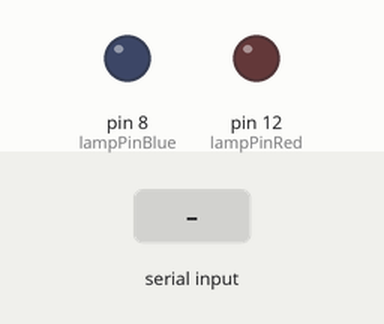
This sketch was run on a simulated Arduino Uno, built with avr-gcc and run on an emulated ATmega328P. Shown: output pins drawn as LEDs (lit = HIGH). The test bench sets the inputs (shaded band).

Above: at 1.2 s.
1.3 s: "ONRED\n" received over Serial
At 2.3 s:
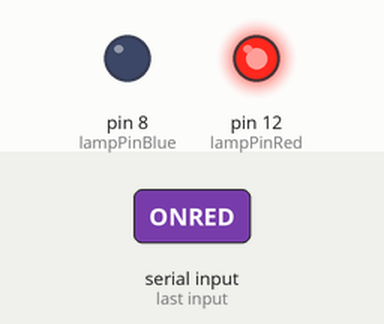
2.8 s: "ONBLUE\n" received over Serial
At 3.5 s:
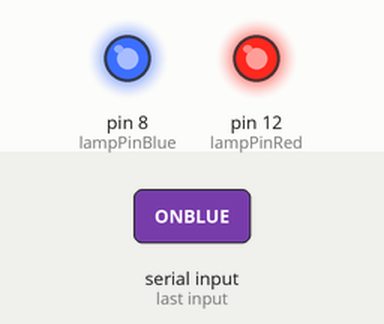
4.3 s: "OFFRED\n" received over Serial
At 4.6 s:
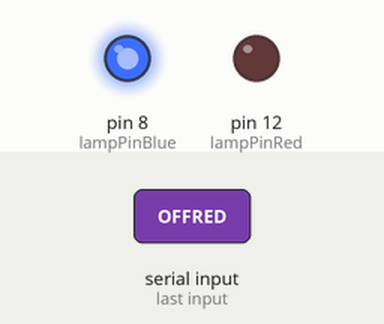
5.8 s: "OFFBLUE\n" received over Serial
At 7.0 s:
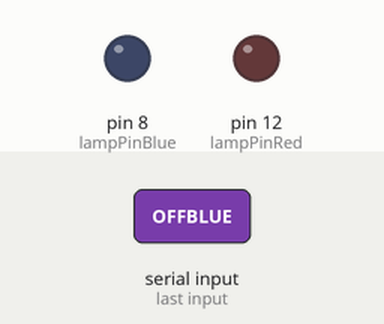
Timing chart, 0 to 8.3 s (numbered marks = the images above; inputs shaded):
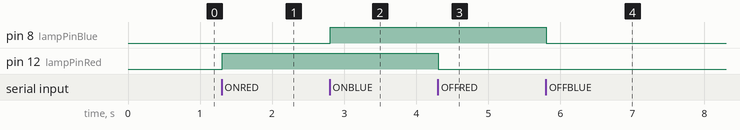

Measured:
- after the input at 1.3 s, pin 12 (lampPinRed): LOW → HIGH at once
- after the input at 2.8 s, pin 8 (lampPinBlue): LOW → HIGH at once
- after the input at 4.3 s, pin 12 (lampPinRed): HIGH → LOW at once
- after the input at 5.8 s, pin 8 (lampPinBlue): HIGH → LOW at once

The sketch:

lamp_control.ino
```cpp
const int lampPinBlue = 8; // Пин, к которому подключена лампочка/светодиод
const int lampPinRed = 12;
String inputString = "";     // Строка для хранения входящей команды
boolean stringComplete = false; // Флаг, указывающий, что команда получена полностью

void setup() {
  // Настраиваем пин на выход
  pinMode(lampPinRed, OUTPUT);
  pinMode(lampPinBlue, OUTPUT);

  // Запускаем последовательный порт на скорости 9600 бод
  // Это стандартная скорость для Arduino
  Serial.begin(9600);
}

void loop() {
  // Проверяем, пришли ли новые данные в порт
  while (Serial.available() > 0) {
    char inChar = (char)Serial.read(); // Читаем один символ
    inputString += inChar;             // Добавляем его к строке

    // Если символ - это конец строки (Enter)
    if (inChar == '\n') {
      stringComplete = true; // Устанавливаем флаг, что строка готова к обработке
    }
  }

  // Если строка готова, обрабатываем её
  if (stringComplete) {
    // Убираем лишние пробелы и символы перевода строки
    inputString.trim();

    // Сравниваем полученную команду с ожидаемыми
    if (inputString == "ONRED") {
      digitalWrite(lampPinRed, HIGH); // Включаем лампочку
    }
    else if (inputString == "OFFRED") {
      digitalWrite(lampPinRed, LOW);  // Выключаем лампочку
    }
    else if (inputString == "ONBLUE") {
      digitalWrite(lampPinBlue, HIGH); // Включаем лампочку
    }
    else if (inputString == "OFFBLUE") {
      digitalWrite(lampPinBlue , LOW);  // Выключаем лампочку
    }

    // Очищаем строку и сбрасываем флаг для приёма следующей команды
    inputString = "";
    stringComplete = false;
  }
}
```
